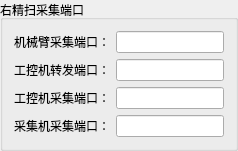
         <widget class="QGroupBox" name="groupBox_47">
          <property name="title">
           <string>右精扫采集端口</string>
          </property>
          <layout class="QGridLayout" name="gridLayout_59">
           <item row="0" column="0">
            <widget class="QLabel" name="label_64">
             <property name="text">
              <string>机械臂采集端口：</string>
             </property>
            </widget>
           </item>
           <item row="2" column="1">
            <widget class="QLineEdit" name="Prec_Scan_121_Local_Port">
             <property name="sizePolicy">
              <sizepolicy hsizetype="Expanding" vsizetype="Fixed">
               <horstretch>0</horstretch>
               <verstretch>0</verstretch>
              </sizepolicy>
             </property>
            </widget>
           </item>
           <item row="1" column="0">
            <widget class="QLabel" name="label_79">
             <property name="text">
              <string>工控机转发端口：</string>
             </property>
            </widget>
           </item>
           <item row="0" column="1">
            <widget class="QLineEdit" name="Prec_Scan_121_Jaka_Port"/>
           </item>
           <item row="1" column="1">
            <widget class="QLineEdit" name="Prec_Scan_121_Tran_Port"/>
           </item>
           <item row="2" column="0">
            <widget class="QLabel" name="label_224">
             <property name="sizePolicy">
              <sizepolicy hsizetype="Preferred" vsizetype="Preferred">
               <horstretch>0</horstretch>
               <verstretch>0</verstretch>
              </sizepolicy>
             </property>
             <property name="text">
              <string>工控机采集端口：</string>
             </property>
            </widget>
           </item>
           <item row="3" column="0">
            <widget class="QLabel" name="label_120">
             <property name="sizePolicy">
              <sizepolicy hsizetype="Preferred" vsizetype="Fixed">
               <horstretch>0</horstretch>
               <verstretch>0</verstretch>
              </sizepolicy>
             </property>
             <property name="text">
              <string>采集机采集端口：</string>
             </property>
            </widget>
           </item>
           <item row="3" column="1">
            <widget class="QLineEdit" name="Prec_Scan_121_Collector_Port">
             <property name="sizePolicy">
              <sizepolicy hsizetype="Expanding" vsizetype="Fixed">
               <horstretch>0</horstretch>
               <verstretch>0</verstretch>
              </sizepolicy>
             </property>
            </widget>
           </item>
          </layout>
         </widget>
